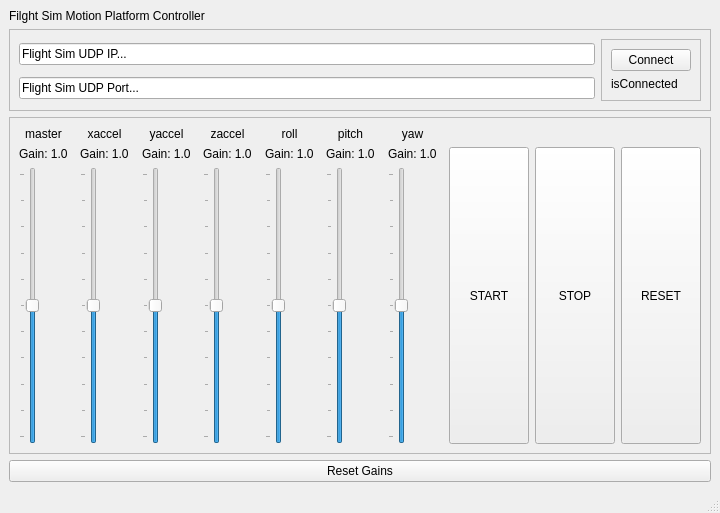
<?xml version="1.0" encoding="UTF-8"?>
<ui version="4.0">
 <class>MainWindow</class>
 <widget class="QMainWindow" name="MainWindow">
  <property name="enabled">
   <bool>true</bool>
  </property>
  <property name="geometry">
   <rect>
    <x>0</x>
    <y>0</y>
    <width>720</width>
    <height>513</height>
   </rect>
  </property>
  <property name="sizePolicy">
   <sizepolicy hsizetype="Fixed" vsizetype="Fixed">
    <horstretch>0</horstretch>
    <verstretch>0</verstretch>
   </sizepolicy>
  </property>
  <property name="windowTitle">
   <string>MainWindow</string>
  </property>
  <widget class="QWidget" name="centralwidget">
   <property name="sizePolicy">
    <sizepolicy hsizetype="Expanding" vsizetype="Expanding">
     <horstretch>1</horstretch>
     <verstretch>1</verstretch>
    </sizepolicy>
   </property>
   <layout class="QGridLayout" name="gridLayout_2">
    <item row="1" column="0">
     <widget class="QFrame" name="frame_2">
      <property name="frameShape">
       <enum>QFrame::StyledPanel</enum>
      </property>
      <property name="frameShadow">
       <enum>QFrame::Raised</enum>
      </property>
      <layout class="QGridLayout" name="gridLayout_3">
       <item row="1" column="0">
        <widget class="QLineEdit" name="flight_sim_UDP">
         <property name="text">
          <string>Flight Sim UDP Port...</string>
         </property>
        </widget>
       </item>
       <item row="0" column="0">
        <widget class="QLineEdit" name="flight_sim_IP">
         <property name="text">
          <string>Flight Sim UDP IP...</string>
         </property>
        </widget>
       </item>
       <item row="0" column="1" rowspan="2">
        <widget class="QFrame" name="frame_3">
         <property name="frameShape">
          <enum>QFrame::StyledPanel</enum>
         </property>
         <property name="frameShadow">
          <enum>QFrame::Raised</enum>
         </property>
         <layout class="QVBoxLayout" name="verticalLayout_4">
          <item>
           <widget class="QPushButton" name="Connect">
            <property name="text">
             <string>Connect</string>
            </property>
           </widget>
          </item>
          <item>
           <widget class="QLabel" name="is_flight_sim_connected">
            <property name="text">
             <string>isConnected</string>
            </property>
           </widget>
          </item>
         </layout>
        </widget>
       </item>
      </layout>
     </widget>
    </item>
    <item row="0" column="0">
     <widget class="QLabel" name="SM_STATUS">
      <property name="text">
       <string>Filght Sim Motion Platform Controller</string>
      </property>
     </widget>
    </item>
    <item row="4" column="0">
     <widget class="QFrame" name="frame">
      <property name="sizePolicy">
       <sizepolicy hsizetype="Expanding" vsizetype="Expanding">
        <horstretch>0</horstretch>
        <verstretch>0</verstretch>
       </sizepolicy>
      </property>
      <property name="frameShape">
       <enum>QFrame::StyledPanel</enum>
      </property>
      <property name="frameShadow">
       <enum>QFrame::Raised</enum>
      </property>
      <layout class="QGridLayout" name="gridLayout">
       <item row="2" column="13">
        <spacer name="horizontalSpacer">
         <property name="orientation">
          <enum>Qt::Horizontal</enum>
         </property>
         <property name="sizeHint" stdset="0">
          <size>
           <width>40</width>
           <height>20</height>
          </size>
         </property>
        </spacer>
       </item>
       <item row="1" column="14" rowspan="2">
        <widget class="QPushButton" name="start">
         <property name="sizePolicy">
          <sizepolicy hsizetype="Fixed" vsizetype="Expanding">
           <horstretch>0</horstretch>
           <verstretch>0</verstretch>
          </sizepolicy>
         </property>
         <property name="text">
          <string>START</string>
         </property>
        </widget>
       </item>
       <item row="1" column="16" rowspan="2">
        <widget class="QPushButton" name="reset">
         <property name="sizePolicy">
          <sizepolicy hsizetype="Fixed" vsizetype="Expanding">
           <horstretch>0</horstretch>
           <verstretch>0</verstretch>
          </sizepolicy>
         </property>
         <property name="text">
          <string>RESET</string>
         </property>
        </widget>
       </item>
       <item row="1" column="15" rowspan="2">
        <widget class="QPushButton" name="stop">
         <property name="sizePolicy">
          <sizepolicy hsizetype="Fixed" vsizetype="Expanding">
           <horstretch>0</horstretch>
           <verstretch>0</verstretch>
          </sizepolicy>
         </property>
         <property name="text">
          <string>STOP</string>
         </property>
        </widget>
       </item>
       <item row="2" column="11">
        <spacer name="horizontalSpacer_2">
         <property name="orientation">
          <enum>Qt::Horizontal</enum>
         </property>
         <property name="sizeHint" stdset="0">
          <size>
           <width>40</width>
           <height>20</height>
          </size>
         </property>
        </spacer>
       </item>
       <item row="2" column="5">
        <spacer name="horizontalSpacer_5">
         <property name="orientation">
          <enum>Qt::Horizontal</enum>
         </property>
         <property name="sizeHint" stdset="0">
          <size>
           <width>40</width>
           <height>20</height>
          </size>
         </property>
        </spacer>
       </item>
       <item row="2" column="7">
        <spacer name="horizontalSpacer_4">
         <property name="orientation">
          <enum>Qt::Horizontal</enum>
         </property>
         <property name="sizeHint" stdset="0">
          <size>
           <width>40</width>
           <height>20</height>
          </size>
         </property>
        </spacer>
       </item>
       <item row="2" column="3">
        <spacer name="horizontalSpacer_6">
         <property name="orientation">
          <enum>Qt::Horizontal</enum>
         </property>
         <property name="sizeHint" stdset="0">
          <size>
           <width>40</width>
           <height>20</height>
          </size>
         </property>
        </spacer>
       </item>
       <item row="2" column="9">
        <spacer name="horizontalSpacer_3">
         <property name="orientation">
          <enum>Qt::Horizontal</enum>
         </property>
         <property name="sizeHint" stdset="0">
          <size>
           <width>40</width>
           <height>20</height>
          </size>
         </property>
        </spacer>
       </item>
       <item row="2" column="1">
        <spacer name="horizontalSpacer_7">
         <property name="orientation">
          <enum>Qt::Horizontal</enum>
         </property>
         <property name="sizeHint" stdset="0">
          <size>
           <width>40</width>
           <height>20</height>
          </size>
         </property>
        </spacer>
       </item>
       <item row="2" column="2">
        <widget class="QSlider" name="xaccel">
         <property name="maximum">
          <number>10</number>
         </property>
         <property name="value">
          <number>5</number>
         </property>
         <property name="tracking">
          <bool>true</bool>
         </property>
         <property name="orientation">
          <enum>Qt::Vertical</enum>
         </property>
         <property name="invertedAppearance">
          <bool>false</bool>
         </property>
         <property name="invertedControls">
          <bool>false</bool>
         </property>
         <property name="tickPosition">
          <enum>QSlider::TicksAbove</enum>
         </property>
         <property name="tickInterval">
          <number>1</number>
         </property>
        </widget>
       </item>
       <item row="0" column="8">
        <widget class="QLabel" name="label_5">
         <property name="text">
          <string>roll</string>
         </property>
         <property name="alignment">
          <set>Qt::AlignCenter</set>
         </property>
        </widget>
       </item>
       <item row="0" column="4">
        <widget class="QLabel" name="label_3">
         <property name="text">
          <string>yaccel</string>
         </property>
         <property name="alignment">
          <set>Qt::AlignCenter</set>
         </property>
        </widget>
       </item>
       <item row="2" column="8">
        <widget class="QSlider" name="roll">
         <property name="maximum">
          <number>10</number>
         </property>
         <property name="value">
          <number>5</number>
         </property>
         <property name="tracking">
          <bool>true</bool>
         </property>
         <property name="orientation">
          <enum>Qt::Vertical</enum>
         </property>
         <property name="invertedAppearance">
          <bool>false</bool>
         </property>
         <property name="invertedControls">
          <bool>false</bool>
         </property>
         <property name="tickPosition">
          <enum>QSlider::TicksAbove</enum>
         </property>
         <property name="tickInterval">
          <number>1</number>
         </property>
        </widget>
       </item>
       <item row="0" column="10">
        <widget class="QLabel" name="label_6">
         <property name="text">
          <string>pitch</string>
         </property>
         <property name="alignment">
          <set>Qt::AlignCenter</set>
         </property>
        </widget>
       </item>
       <item row="0" column="0">
        <widget class="QLabel" name="label">
         <property name="text">
          <string>master</string>
         </property>
         <property name="alignment">
          <set>Qt::AlignCenter</set>
         </property>
        </widget>
       </item>
       <item row="2" column="10">
        <widget class="QSlider" name="pitch">
         <property name="maximum">
          <number>10</number>
         </property>
         <property name="value">
          <number>5</number>
         </property>
         <property name="tracking">
          <bool>true</bool>
         </property>
         <property name="orientation">
          <enum>Qt::Vertical</enum>
         </property>
         <property name="invertedAppearance">
          <bool>false</bool>
         </property>
         <property name="invertedControls">
          <bool>false</bool>
         </property>
         <property name="tickPosition">
          <enum>QSlider::TicksAbove</enum>
         </property>
         <property name="tickInterval">
          <number>1</number>
         </property>
        </widget>
       </item>
       <item row="0" column="6">
        <widget class="QLabel" name="label_4">
         <property name="text">
          <string>zaccel</string>
         </property>
         <property name="alignment">
          <set>Qt::AlignCenter</set>
         </property>
        </widget>
       </item>
       <item row="0" column="12">
        <widget class="QLabel" name="label_7">
         <property name="text">
          <string>yaw</string>
         </property>
         <property name="alignment">
          <set>Qt::AlignCenter</set>
         </property>
        </widget>
       </item>
       <item row="2" column="0">
        <widget class="QSlider" name="master">
         <property name="enabled">
          <bool>true</bool>
         </property>
         <property name="maximum">
          <number>10</number>
         </property>
         <property name="value">
          <number>5</number>
         </property>
         <property name="tracking">
          <bool>true</bool>
         </property>
         <property name="orientation">
          <enum>Qt::Vertical</enum>
         </property>
         <property name="invertedAppearance">
          <bool>false</bool>
         </property>
         <property name="invertedControls">
          <bool>false</bool>
         </property>
         <property name="tickPosition">
          <enum>QSlider::TicksAbove</enum>
         </property>
         <property name="tickInterval">
          <number>1</number>
         </property>
        </widget>
       </item>
       <item row="0" column="2">
        <widget class="QLabel" name="label_2">
         <property name="text">
          <string>xaccel</string>
         </property>
         <property name="alignment">
          <set>Qt::AlignCenter</set>
         </property>
        </widget>
       </item>
       <item row="2" column="4">
        <widget class="QSlider" name="yaccel">
         <property name="maximum">
          <number>10</number>
         </property>
         <property name="value">
          <number>5</number>
         </property>
         <property name="tracking">
          <bool>true</bool>
         </property>
         <property name="orientation">
          <enum>Qt::Vertical</enum>
         </property>
         <property name="invertedAppearance">
          <bool>false</bool>
         </property>
         <property name="invertedControls">
          <bool>false</bool>
         </property>
         <property name="tickPosition">
          <enum>QSlider::TicksAbove</enum>
         </property>
         <property name="tickInterval">
          <number>1</number>
         </property>
        </widget>
       </item>
       <item row="2" column="6">
        <widget class="QSlider" name="zaccel">
         <property name="maximum">
          <number>10</number>
         </property>
         <property name="value">
          <number>5</number>
         </property>
         <property name="tracking">
          <bool>true</bool>
         </property>
         <property name="orientation">
          <enum>Qt::Vertical</enum>
         </property>
         <property name="invertedAppearance">
          <bool>false</bool>
         </property>
         <property name="invertedControls">
          <bool>false</bool>
         </property>
         <property name="tickPosition">
          <enum>QSlider::TicksAbove</enum>
         </property>
         <property name="tickInterval">
          <number>1</number>
         </property>
        </widget>
       </item>
       <item row="2" column="12">
        <widget class="QSlider" name="yaw">
         <property name="maximum">
          <number>10</number>
         </property>
         <property name="value">
          <number>5</number>
         </property>
         <property name="tracking">
          <bool>true</bool>
         </property>
         <property name="orientation">
          <enum>Qt::Vertical</enum>
         </property>
         <property name="invertedAppearance">
          <bool>false</bool>
         </property>
         <property name="invertedControls">
          <bool>false</bool>
         </property>
         <property name="tickPosition">
          <enum>QSlider::TicksAbove</enum>
         </property>
         <property name="tickInterval">
          <number>1</number>
         </property>
        </widget>
       </item>
       <item row="1" column="0">
        <widget class="QLabel" name="master_label">
         <property name="text">
          <string>Gain: 1.0</string>
         </property>
        </widget>
       </item>
       <item row="1" column="2">
        <widget class="QLabel" name="xaccel_label">
         <property name="text">
          <string>Gain: 1.0</string>
         </property>
        </widget>
       </item>
       <item row="1" column="4">
        <widget class="QLabel" name="yaccel_label">
         <property name="text">
          <string>Gain: 1.0</string>
         </property>
        </widget>
       </item>
       <item row="1" column="6">
        <widget class="QLabel" name="zaccel_label">
         <property name="text">
          <string>Gain: 1.0</string>
         </property>
        </widget>
       </item>
       <item row="1" column="8">
        <widget class="QLabel" name="roll_label">
         <property name="text">
          <string>Gain: 1.0</string>
         </property>
        </widget>
       </item>
       <item row="1" column="10">
        <widget class="QLabel" name="pitch_label">
         <property name="text">
          <string>Gain: 1.0</string>
         </property>
        </widget>
       </item>
       <item row="1" column="12">
        <widget class="QLabel" name="yaw_label">
         <property name="text">
          <string>Gain: 1.0</string>
         </property>
        </widget>
       </item>
      </layout>
     </widget>
    </item>
    <item row="5" column="0">
     <widget class="QPushButton" name="reset_gains">
      <property name="text">
       <string>Reset Gains</string>
      </property>
     </widget>
    </item>
   </layout>
  </widget>
  <widget class="QMenuBar" name="menubar">
   <property name="geometry">
    <rect>
     <x>0</x>
     <y>0</y>
     <width>720</width>
     <height>18</height>
    </rect>
   </property>
  </widget>
  <widget class="QStatusBar" name="statusbar"/>
 </widget>
 <resources/>
 <connections/>
</ui>
